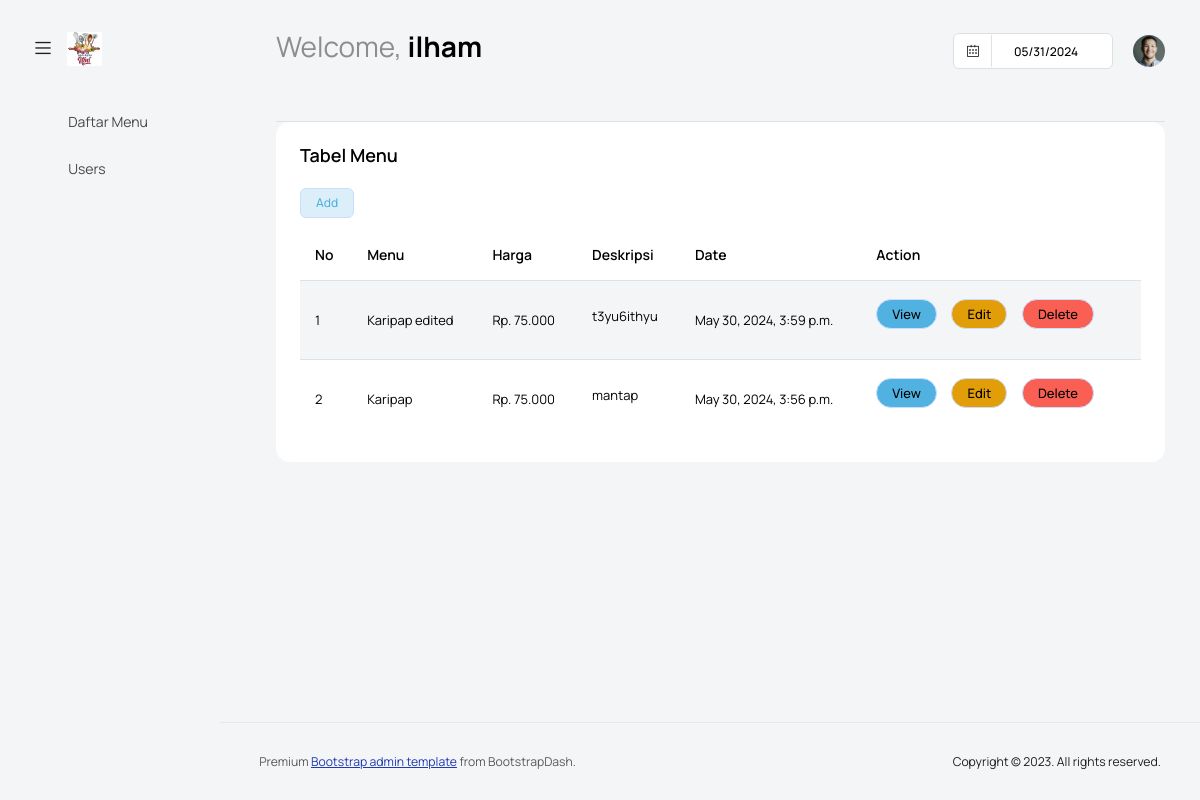
The page /dashboard/menu/ (signed in) on the database as committed earlier.
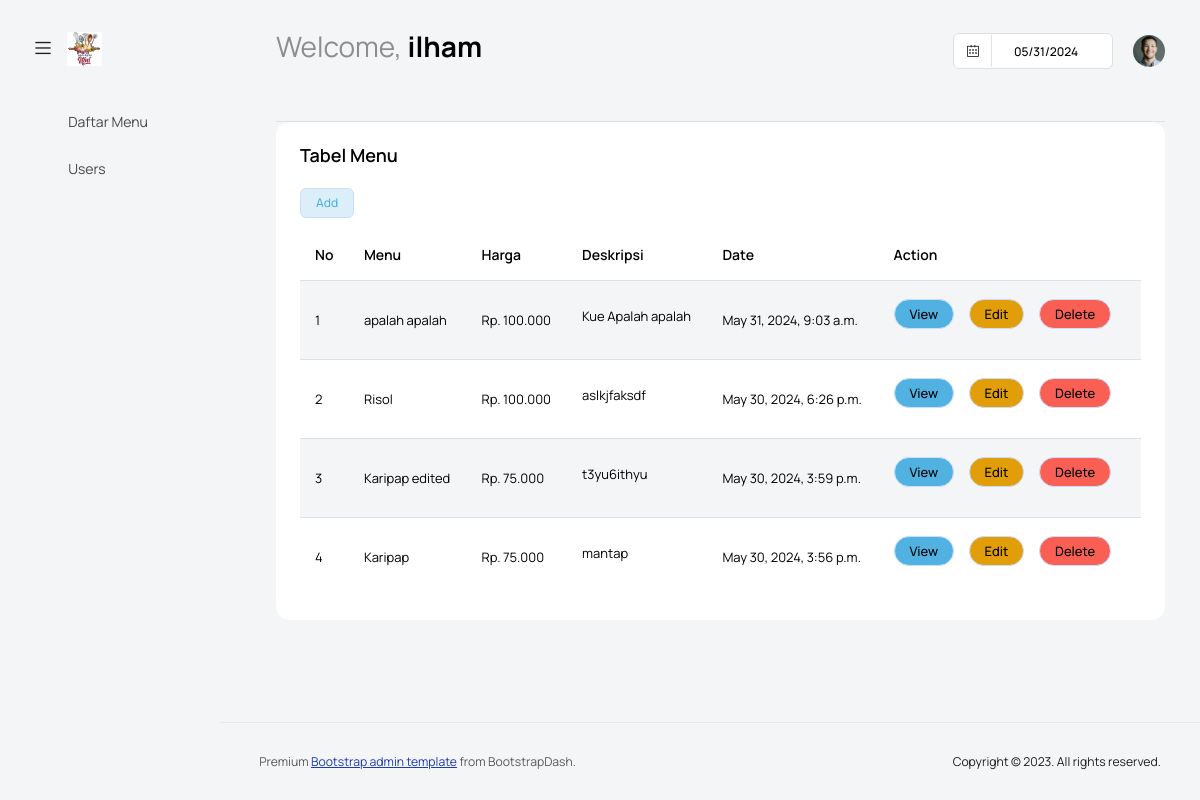
The same page on the database as committed later.
### makanan/models.py (models this page shows, shortened)
class Menus(models.Model):
    menu = models.CharField(max_length=100, blank=True, null=False)
    harga = models.CharField(max_length=100, blank=False, null=False)
    deskripsi = RichTextUploadingField()
    date = models.DateTimeField(auto_now_add=True)
    thumbnail = models.ImageField(upload_to='menu/thumbnail/', blank=True, null=True)
    class Meta:
        ordering = ['-date']
        verbose_name_plural = "Menus"

### makanan/views.py (the view)
# urls.py: path('menu/', tabelMenu, name='tabel-menu'),
@login_required
def tabelMenu(request):
    menu = Menus.objects.all()
    form = MenuForms()
    return render(request, 'back/menu/tabel-menu.html', {'menu' : menu, 'form': form})

### makanan/forms.py
class MenuForms(forms.ModelForm):
    class Meta:
        model = Menus
        fields = ('menu', 'harga', 'deskripsi', 'thumbnail')
        widgets = {
             'menu' : forms.TextInput(attrs={'class':'form-control'}),
             'harga' : forms.TextInput(attrs={'class':'form-control'}),
             'deskripsi' :forms.Textarea(attrs={'class':'form-control'})
                }

### templates/back/menu/tabel-menu.html
{% extends 'back/base.html' %} {% block content %}
<div class="col-lg-12 grid-margin stretch-card">
  <div class="card">
    <div class="card-body">
      <h4 class="card-title">Tabel Menu</h4>
      <a
        type="button"
        class="btn btn-inverse-info btn-fw"
        href="{% url 'tambah_menu' %}"
      >
        Add
      </a>
      <div class="table-responsive">
        <table class="table table-striped">
          <thead>
            <tr>
              <th>No</th>
              <th>Menu</th>
              <th>Harga</th>
              <th>Deskripsi</th>
              <th>Date</th>
              <th>Action</th>
            </tr>
          </thead>
          <tbody>
            {% for a in menu %}
            <tr>
              <td class="py-1">{{forloop.counter}}</td>
              <td>{{a.menu}}</td>
              <td>{{a.harga}}</td>
              <td>{{a.deskripsi|safe|truncatewords:5}}</td>
              <td>{{a.date}}</td>
              <td>
                <a class="btn btn-sm btn-info" href="{% url 'view_menu' a.id %}"
                  >View</a
                >
                <a
                  class="btn btn-sm btn-warning"
                  href="{% url 'edit_menu' a.id %}"
                  >Edit</a
                >
                <a
                  onclick="return confirm('Delete Menu?');"
                  class="btn btn-sm btn-danger"
                  href="{% url 'delete_menu' a.id %}"
                  >Delete</a
                >
              </td>
            </tr>
            {% endfor %}
          </tbody>
        </table>
      </div>
    </div>
  </div>
</div>
{% endblock content %}

Rows that differ between the two databases and show on the page:
added Menus: menu "apalah apalah", harga "Rp. 100.000", deskripsi "Kue Apalah apalah", date "May 31, 2024, 9:03 a.m."
added Menus: menu "Risol", harga "Rp. 100.000", deskripsi "aslkjfaksdf", date "May 30, 2024, 6:26 p.m."
